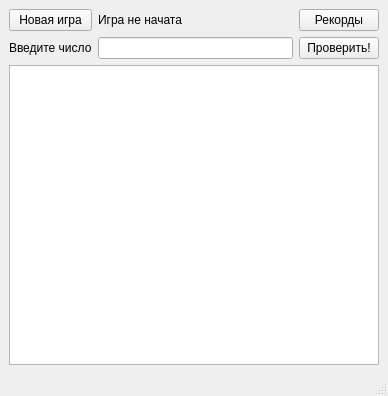
<?xml version="1.0" encoding="UTF-8"?>
<ui version="4.0">
 <class>MyMainWindow</class>
 <widget class="QMainWindow" name="MyMainWindow">
  <property name="geometry">
   <rect>
    <x>0</x>
    <y>0</y>
    <width>388</width>
    <height>396</height>
   </rect>
  </property>
  <property name="windowTitle">
   <string>MyMainWindow</string>
  </property>
  <widget class="QWidget" name="centralwidget">
   <layout class="QGridLayout" name="gridLayout">
    <item row="0" column="0">
     <widget class="QPushButton" name="m_pb_newGame">
      <property name="text">
       <string>Новая игра</string>
      </property>
     </widget>
    </item>
    <item row="0" column="2">
     <widget class="QPushButton" name="m_pb_records">
      <property name="text">
       <string>Рекорды</string>
      </property>
     </widget>
    </item>
    <item row="1" column="0">
     <widget class="QLabel" name="m_lbl_enterNum">
      <property name="text">
       <string>Введите число</string>
      </property>
     </widget>
    </item>
    <item row="1" column="1">
     <widget class="QLineEdit" name="m_lnedit_enterNum"/>
    </item>
    <item row="1" column="2">
     <widget class="QPushButton" name="m_pb_check">
      <property name="text">
       <string>Проверить!</string>
      </property>
     </widget>
    </item>
    <item row="2" column="0" colspan="3">
     <widget class="QTableWidget" name="m_tbl_gameRes"/>
    </item>
    <item row="0" column="1">
     <widget class="QLabel" name="m_lbl_chatBar">
      <property name="text">
       <string>Игра не начата</string>
      </property>
     </widget>
    </item>
   </layout>
  </widget>
  <widget class="QMenuBar" name="menubar">
   <property name="geometry">
    <rect>
     <x>0</x>
     <y>0</y>
     <width>388</width>
     <height>21</height>
    </rect>
   </property>
  </widget>
  <widget class="QStatusBar" name="statusbar"/>
 </widget>
 <resources/>
 <connections/>
</ui>
